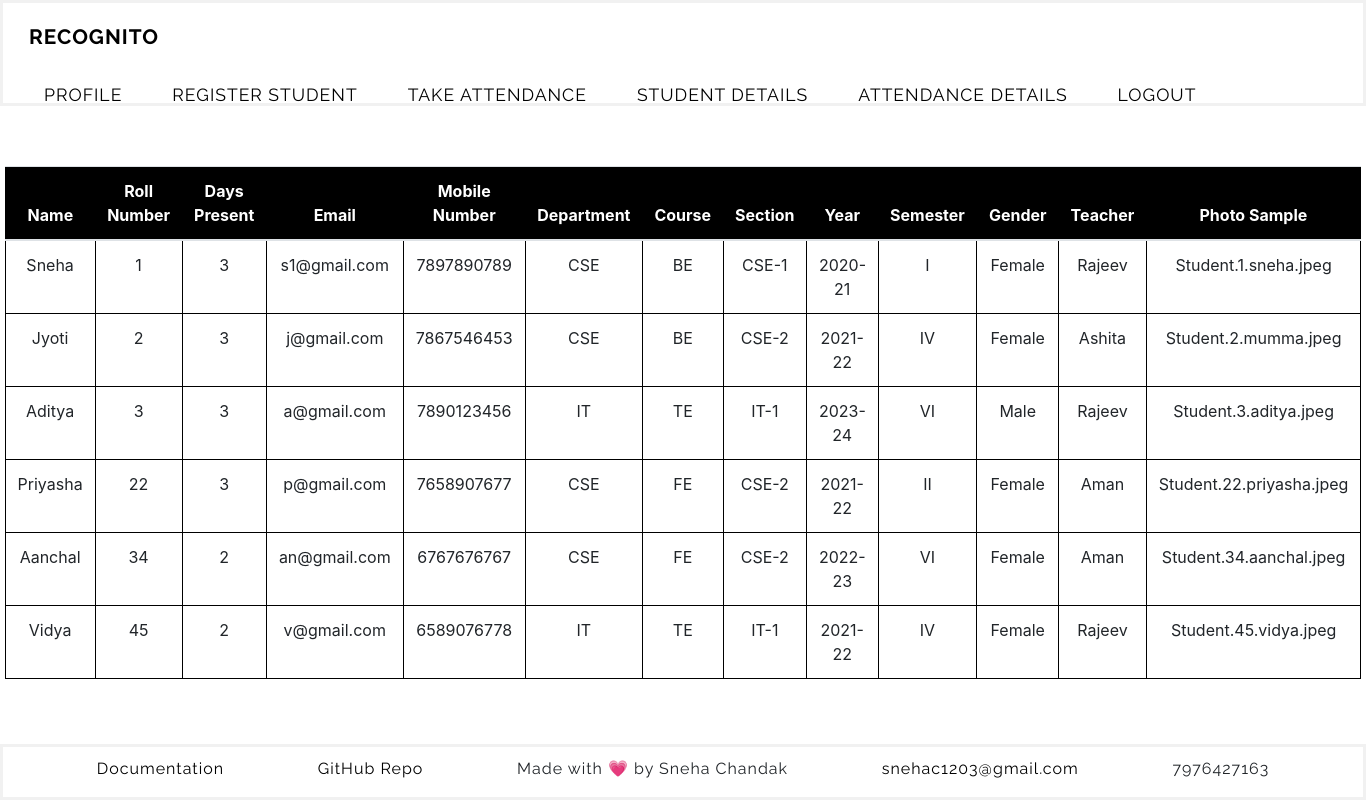
The page /student_details (signed in) on the database as committed earlier.
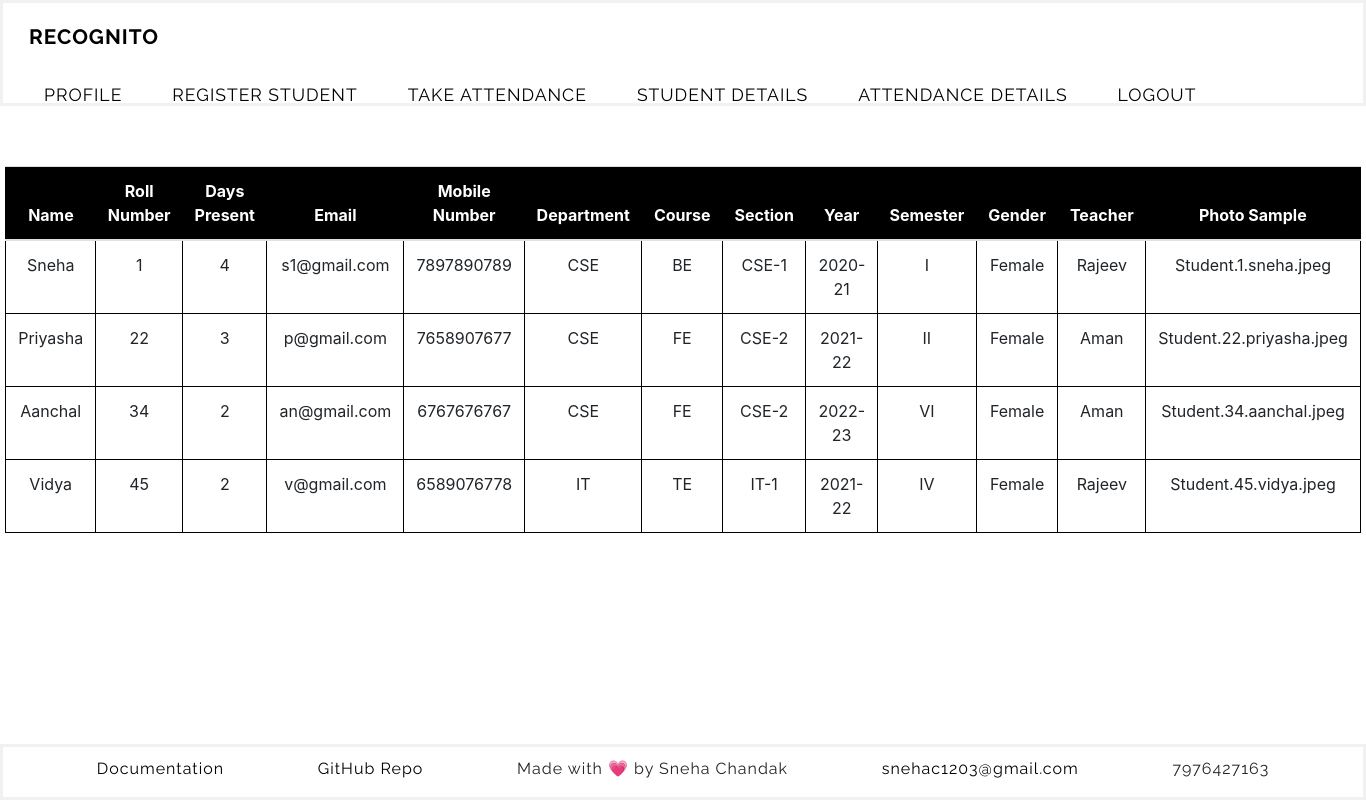
The same page on the database as committed later.
### faceapp/models.py (models this page shows, shortened)
class Student(db.Model):
    id = db.Column(db.Integer(), primary_key=True)
    days_present = db.Column(db.Integer(), nullable=True, default=0)
    dept = db.Column(db.String(length=10), nullable=False)
    course = db.Column(db.String(length=10), nullable=False)
    year = db.Column(db.String(length=20), nullable=False)
    semester = db.Column(db.Integer(), nullable=False)
    name = db.Column(db.String(length=30), nullable=False)
    section = db.Column(db.String(length=10), nullable=False)
    roll_no = db.Column(db.Integer(), unique=True, nullable=False)
    gender = db.Column(db.String(length=20), nullable=False)
    mobile_no = db.Column(db.String(length=10), nullable=False)
    email = db.Column(db.String(length=20), unique=True, nullable=False)
    teacher = db.Column(db.String(length=20), nullable=False)
    photo_sample = db.Column(db.String(), nullable=True, default='NONE')
    attendance = db.relationship('Attendance', backref='attendance', lazy=True)

### faceapp/routes.py (the view)
@app.route('/student_details', methods=['GET', 'POST'])
@login_required
def student_details():
    students = Student.query.order_by(Student.roll_no).all()
    for student in students:
        roll_to_count = student.roll_no
        no_of_present = Attendance.query.filter_by(roll_no=roll_to_count).count()
        student.days_present = no_of_present
        db.session.commit()
    return render_template('student_details.html', students=students)

### faceapp/models.py (called while the page is built)
@login_manager.user_loader
def load_user(user_id):
    return User.query.get(int(user_id))

### faceapp/templates/student_details.html
{% extends 'base.html' %}
{% block content %}
 <div class="text-center">
    <table class="table">
        <thead>
            <tr>
                <th scope="col">Name</th>
                <th scope="col">Roll Number</th>
                <th scope="col">Days Present</th>
                <th scope="col">Email</th>
                <th scope="col">Mobile Number</th>
                <th scope="col">Department</th>
                <th scope="col">Course</th>
                <th scope="col">Section</th>
                <th scope="col">Year</th>
                <th scope="col">Semester</th>
                <th scope="col">Gender</th>
                <th scope="col">Teacher</th>
                <th scope="col">Photo Sample</th>
            </tr>
        </thead>
        <tbody>
            {% for student in students %}
                <tr class="table-row-hover">
                    <td>{{ student.name }}</td>
                    <td>{{ student.roll_no }}</td>
                    <td>{{ student.days_present }}</td>
                    <td>{{ student.email }}</td>
                    <td>{{ student.mobile_no }}</td>
                    <td>{{ student.dept }}</td>
                    <td>{{ student.course }}</td>
                    <td>{{ student.section }}</td>
                    <td>{{ student.year }}</td>
                    <td>{{ student.semester }}</td>
                    <td>{{ student.gender }}</td>
                    <td>{{ student.teacher }}</td>
                    <td>{{ student.photo_sample }}</td>
                </tr>
            {% endfor %}
        </tbody>
    </table>
</div>
{% endblock%}

### faceapp/templates/base.html (shortened to what this page needs)
<!doctype html>
<html lang="en">
  <head>
    <link rel="stylesheet" href="https://cdn.jsdelivr.net/npm/bootstrap@4.5.3/dist/css/bootstrap.min.css">
    <link rel="stylesheet" href="{{ url_for ('static', filename='css/styles.css') }}">
  </head>
  <body>
    <div class="nav-wrapper">
    <nav class="navbar" id="top-nav">
      <a href="{{ url_for ('home') }}" class="recognito-title">RECOGNITO</a>
        {% if current_user.is_authenticated %}
          <ul class="nav">
            <li class="nav-item">
                <a href="{{ url_for ('profile') }}">Profile</a>
            </li>
            <li class="nav-item">
              <a  href="{{ url_for ('register_student') }}">Register Student</a>
            </li>
            <li class="nav-item">
              <a  href="{{ url_for ('take_attendance') }}">Take Attendance</a>
            </li>
            <li class="nav-item">
                <a href="{{ url_for ('student_details') }}">Student Details</a>
            </li>
            <li class="nav-item">
                <a href="{{ url_for ('student_attendance') }}">Attendance Details</a>
            </li>
            <li class="nav-item">
                <a href="{{ url_for('logout') }}" >Logout</a>
            </li>
          </ul>
      {% endif %}
    </nav>
  </div>
    {% block content %}
    {% endblock %}
    <footer class="footer text-center">
      <div>
        <a href="#" target="__blank">Documentation</a>
        <a href="https://github.com/Sneha1203/RECOGNITO" target="__blank">GitHub Repo</a>
        <p>Made with &#128151; by Sneha Chandak</p>
        <a href="mailto: snehac1203@gmail.com">snehac1203@gmail.com</a>
        <p>7976427163</p>
      </div>
    </footer>
  </body>
</html>

### faceapp/static/css/styles.css (style rules this page uses)
body { min-height: 100vh; display: flex; flex-direction: column; }
.nav-wrapper { position: sticky; top: 0; background-color: #fff; border: 3px solid #f1f1f1 }
.navbar { display: flex; justify-content: space-between; align-items: center; height: 100px; }
.navbar ul { list-style: none; display: flex; justify-content: space-around; justify-self: end; margin: 0; padding: 0; }
.navbar a { color: #000; font-size: 1.3rem; font-weight: 700; text-decoration: none; transition: color 0.3s ease-out; padding: 10px 15px; text-transform: uppercase; display: block; margin: 10px; padding: 0; font-family: 'Raleway', sans-serif; font-weight: 700; letter-spacing: 1px; }
.nav-item a { color: #000; font-size: 1.1rem; text-decoration: none; transition: color 0.3s ease-out; padding: 10px 15px; text-transform: uppercase; text-align: center; display: block; font-weight: 400; font-family: 'Raleway', sans-serif; }
.table { border: 1px solid black; border-collapse: collapse; width: 95%; margin: 60px auto; }
.table tr { border: 1px solid black; border-top: 1px solid black }
.table td { border: 1px solid black; }
thead { background-color: black; color: white; }
footer { border: 3px solid #f1f1f1; margin-top: auto; padding-top: 10px; }
.footer div { display: flex; flex-direction: row; justify-content: space-evenly; font-family: 'Raleway', sans-serif; font-weight: 400; letter-spacing: 1px; }
.footer a { color: black; }

Rows that differ between the two databases and show on the page:
removed Student: name "Jyoti", roll_no "2", days_present "3", email "j@gmail.com", mobile_no "7867546453", dept "CSE", course "BE", section "CSE-2", year "2021-22", semester "IV", gender "Female", teacher "Ashita", photo_sample "Student.2.mumma.jpeg"
removed Student: name "Aditya", roll_no "3", days_present "3", email "a@gmail.com", mobile_no "7890123456", dept "IT", course "TE", section "IT-1", year "2023-24", semester "VI", gender "Male", teacher "Rajeev", photo_sample "Student.3.aditya.jpeg"
changed Student "Sneha": days_present "3" → "4"
